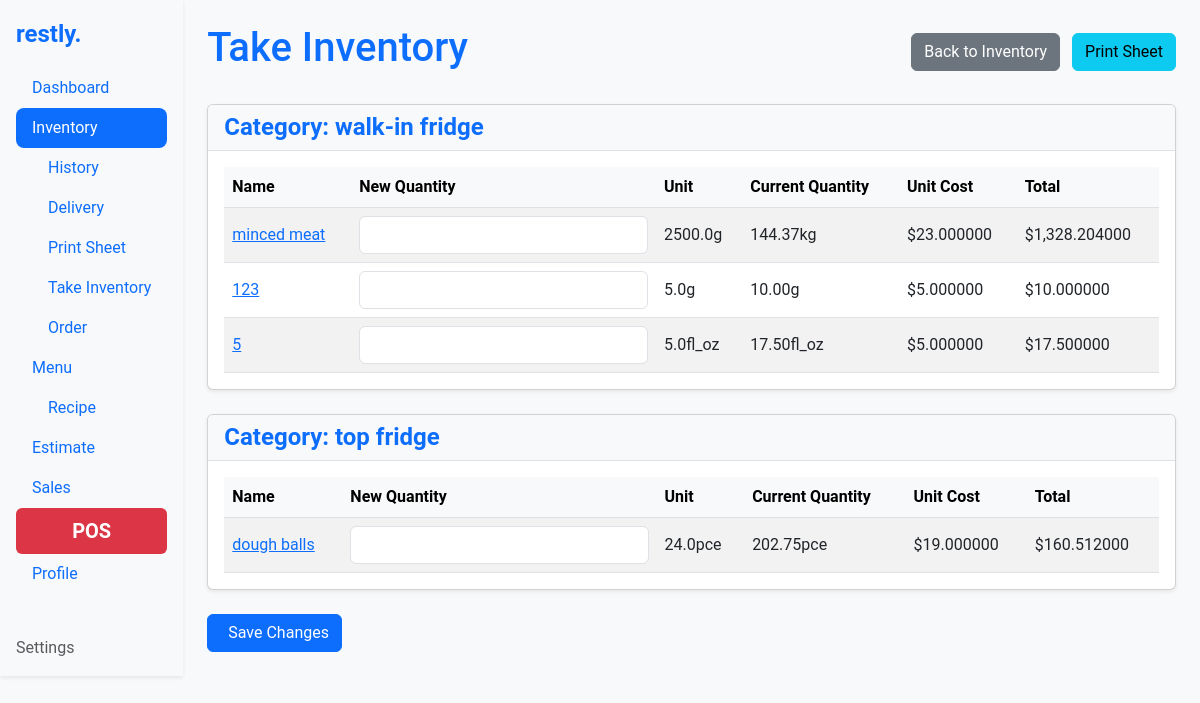
/inventory/take-inventory/, run on an earlier commit of the app's database.
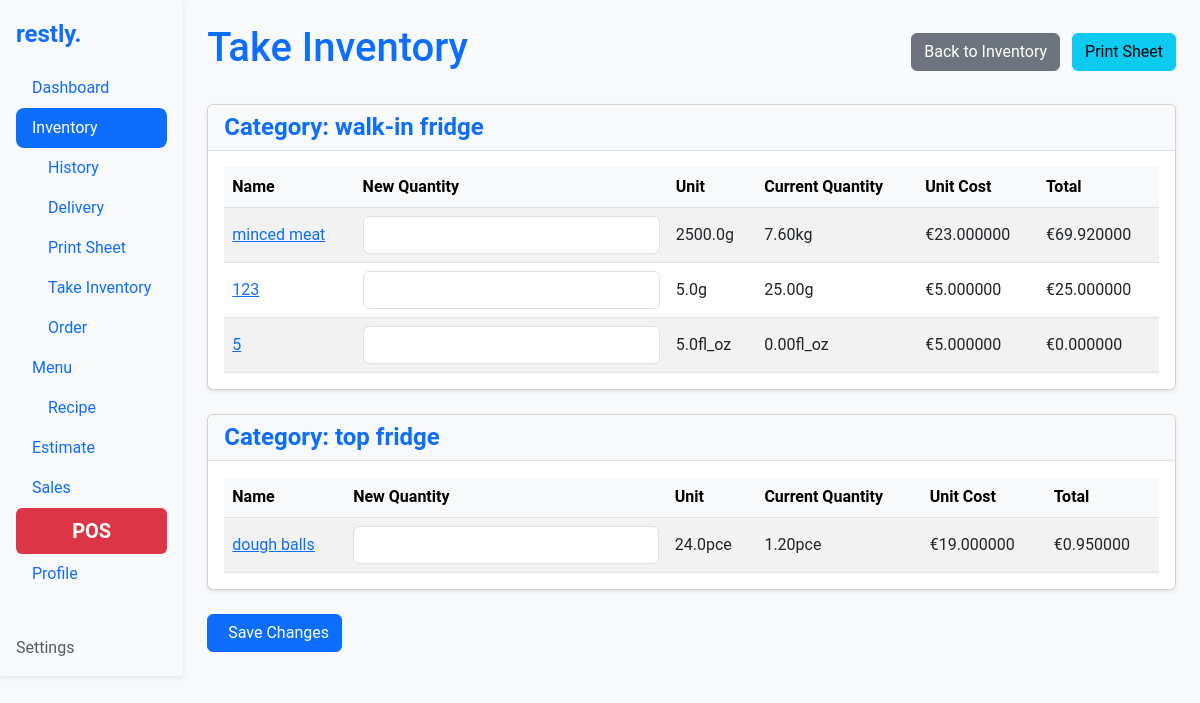
And on a later commit of the database.
### inventory/models.py (models this page shows, shortened)
class Ingredient(models.Model):
    UNIT_TYPES = [
        ('g', 'gram'),
        ('ml', 'milliliter'),
        ('pce', 'piece'),
        ('cm', 'centimeter'),
        ('oz', 'ounce'),
        ('fl_oz', 'fluid ounce'),
        ('in', 'inch'),
    ]
    name = models.CharField(max_length=255)
    slug = models.SlugField(max_length=255, unique=True, blank=True)
    quantity = models.FloatField()  # Quantity in stock
    threshold = models.FloatField(default=0)  # Minimum threshold for inventory
    category = models.ForeignKey('Category', on_delete=models.CASCADE)
    unit_type = models.CharField(max_length=10, choices=UNIT_TYPES)
    unit_multiplier = models.FloatField()  # Multiplier for unit type
    unit_cost = models.FloatField()  # Cost per unit
    estimated_usage = models.FloatField(null=True, blank=True)  # Optional, estimated usage per day
    total_cost = models.DecimalField(max_digits=12, decimal_places=6, editable=False)
    history = HistoricalRecords()
    order = models.PositiveIntegerField(default=1)
    change_source = models.CharField(max_length=50, blank=True, null=True)
    allergens = models.ManyToManyField(Allergen, related_name="ingredients", blank=True)
    class Meta:
        ordering = ['order']
        unique_together = ('name', 'category')
    @property
    def converted_quantity(self):
        return self._convert_unit(self.quantity)
    def _convert_unit(self, value):
        metric_conversion_factors = {
            'g': Decimal('1000'),       # 1000 grams = 1 kg
            'ml': Decimal('1000'),      # 1000 milliliters = 1 liter
            'cm': Decimal('100'),       # 100 cm = 1 m
        }
        imperial_conversion_factors = {
            'oz': Decimal('16'),        # 16 ounces = 1 pound
            'fl_oz': Decimal('128'),    # 128 fluid ounces = 1 gallon
            'in': Decimal('12'),        # 12 inches = 1 foot
        }
        if self.unit_type in metric_conversion_factors:
            conversion_factor = metric_conversion_factors[self.unit_type]
            higher_unit = {'g': 'kg', 'ml': 'L', 'cm': 'm'}.get(self.unit_type, self.unit_type)
        elif self.unit_type in imperial_conversion_factors:
            conversion_factor = imperial_conversion_factors[self.unit_type]
            higher_unit = {'oz': 'lb', 'fl_oz': 'gal', 'in': 'ft'}.get(self.unit_type, self.unit_type)
        else:
            conversion_factor = Decimal('1')
            higher_unit = self.unit_type
        base_qty = Decimal(value) * Decimal(self.unit_multiplier)
        if base_qty < conversion_factor:
            return f"{base_qty.quantize(Decimal('.01'), rounding=ROUND_HALF_UP)}{self.unit_type}"
        converted_qty = base_qty / conversion_factor
        return f"{converted_qty.quantize(Decimal('.01'), rounding=ROUND_HALF_UP)}{higher_unit}"

### settings/models.py (models this page shows, shortened)
class Settings(models.Model):
    currency_type = models.CharField(
        max_length=3,
        choices=[
            ('USD', '$'),
            ('EUR', '€'),
            ('GBP', '£'),
        ],
        default='EUR'
    )
    theme = models.CharField(
        max_length=10,
        choices=[
            ('light', 'Light Theme'),
            ('dark', 'Dark Theme'),
        ],
        default='light'
    )

### inventory/views.py (the view, shortened to what this page needs)
# urls.py: path('take-inventory/', views.take_inventory, name='take_inventory'),
def take_inventory(request):
    categories = Category.objects.prefetch_related('ingredient_set').all()
    InventoryForm = modelform_factory(
        Ingredient,
        fields=['quantity'],
        widgets={'quantity': forms.NumberInput(attrs={'step': '0.01', 'class': 'form-control'})},
        field_classes={'quantity': forms.FloatField},
    )
    ingredient_forms = {}
    for ingredient in Ingredient.objects.all():
        InventoryForm.base_fields['quantity'].required = False  # Ensure field is optional for GET requests
        ingredient_forms[ingredient.id] = InventoryForm(instance=None, prefix=f"ingredient-{ingredient.id}")
    context = {
        'categories': categories,
        'ingredient_forms': ingredient_forms,  # Pass the forms to the template
    }
    return render(request, 'inventory/take_inventory.html', context)

### inventory/templatetags/custom_filters.py (called while the page is built)
@register.filter
def get_form(forms_dict, ingredient_id):
    return forms_dict.get(ingredient_id)

### inventory/templates/inventory/take_inventory.html (shortened to what this page needs)
{% extends 'base.html' %}
{% load humanize %}
{% load custom_filters %}
{% block content %}
<div class="d-flex justify-content-between align-items-center mb-4">
    <h1 class="text-primary">Take Inventory</h1>
    <div>
        <a href="{% url 'inventory' %}" class="btn btn-secondary me-2">
             Back to Inventory
        </a>
        <a href="{% url 'print_inventory' %}" class="btn btn-info">
             Print Sheet
        </a>
    </div>
</div>
<form method="post">
    {% for category in categories %}
    <div class="card mb-4 shadow-sm">
        <div class="card-header">
            <h2 class="mb-0 text-primary">Category: {{ category.name }}</h2>
        </div>
        <div class="card-body">
            <table class="table table-striped align-middle">
                <thead class="table-light">
                    <tr>
                        <th>Name</th>
                        <th>New Quantity</th>
                        <th>Unit</th>
                        <th>Current Quantity</th>
                        <th>Unit Cost</th>
                        <th>Total</th>
                    </tr>
                </thead>
                <tbody>
                    {% for ingredient in category.ingredient_set.all %}
                    <tr>
                        <td>
                            <a href="{% url 'ingredient_details' category.slug ingredient.slug %}">
                                {{ ingredient.name }}
                            </a>
                        </td>
                        <td>
                            {% with ingredient_forms|get_form:ingredient.id as form %}
                                {{ form.quantity }}
                            {% endwith %}
                        </td>
                        <td>{{ ingredient.unit_multiplier }}{{ ingredient.unit_type }}</td>
                        <td>{{ ingredient.converted_quantity }}</td>
                        <td>{{ settings.get_currency_type_display }}{{ ingredient.unit_cost|floatformat:6|intcomma }}</td>
                        <td>{{ settings.get_currency_type_display }}{{ ingredient.total_cost|floatformat:6|intcomma }}</td>
                    </tr>
                    {% endfor %}
                </tbody>
            </table>
        </div>
    </div>
    {% endfor %}
    <button type="submit" class="btn btn-primary">
         Save Changes
    </button>
</form>
{% endblock %}

What changed in the data, as far as the page shows it:
changed Ingredient "minced meat": converted_quantity "144.37kg" → "7.60kg"; total_cost "1,328.204000" → "69.920000"
changed Settings: currency_type "$" → "€"
changed Ingredient (number 2 of 4 on the later page): converted_quantity "10.00g" → "25.00g"; total_cost "10.000000" → "25.000000"
changed Ingredient "fl_oz": converted_quantity "17.50fl_oz" → "0.00fl_oz"; total_cost "17.500000" → "0.000000"
changed Ingredient "dough balls": converted_quantity "202.75pce" → "1.20pce"; total_cost "160.512000" → "0.950000"
